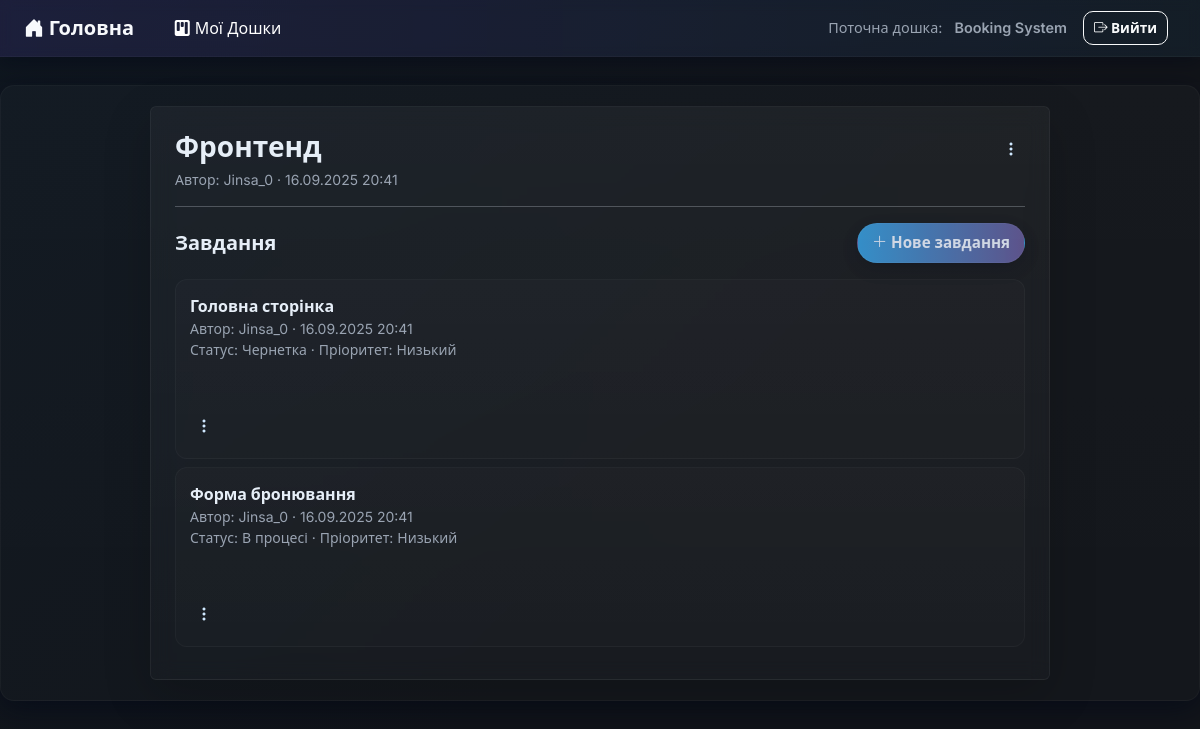
The page /dashboard/5/todolist/7/ (signed in) on the database its author committed.
### task_manager/models.py (models this page shows, shortened)
class Dashboard(models.Model):
    title =  models.CharField(max_length = 200, verbose_name = "Назва")
    description =  models.TextField(verbose_name = "Опис", blank = True)
    created_at = models.DateTimeField(auto_now_add = True)
    created_by = models.ForeignKey(User, on_delete = models.CASCADE, related_name='dashboards', verbose_name = "Автор")
    members = models.ManyToManyField(User, related_name="shared_dashboards", blank=True, verbose_name = "Учасники")
    class Meta:
        verbose_name = "Дошка"
        verbose_name_plural = "Дошки"

class TodoList(models.Model):
    dashboard = models.ForeignKey(Dashboard, on_delete = models.CASCADE, related_name= 'todolists', verbose_name = "Дошка")
    title =  models.CharField(max_length = 200, verbose_name = "Назва")
    description =  models.TextField(verbose_name = "Опис", blank = True)
    created_at = models.DateTimeField(auto_now_add = True)
    important = models.BooleanField(default = False, verbose_name = "Важливість")
    created_by = models.ForeignKey(User, on_delete = models.CASCADE, related_name= 'todolists', verbose_name = "Автор")
    class Meta:
        verbose_name = "Список завдань"
        verbose_name_plural = "Списки завдань"

class Task(models.Model):
    todolist = models.ForeignKey(TodoList, on_delete = models.CASCADE, related_name= 'tasks', verbose_name = "Список завдань")
    title = models.CharField(max_length = 200, verbose_name = "Назва")
    content = models.TextField(verbose_name = "Контент", blank = True)
    status = models.CharField(max_length = 20, verbose_name = "Статус", default = 'draft', choices = [
    ('draft', 'Чернетка'),
    ('in_progress', 'В процесі'),
    ('completed', 'Завершено'),
    ('archived', 'Архів')
    ])
    priority = models.CharField(max_length = 10, verbose_name = "Приорітет", default = 'low', choices = [
    ('low', 'Низький'),
    ('medium', 'Середній'),
    ('high', 'Високий'),
    ('urgent', 'Терміновий')
    ])
    deadline = models.DateField(null=True, blank=True, verbose_name = "Дедлайн")
    created_at = models.DateTimeField(auto_now_add = True, verbose_name = "Створено в")
    updated_at = models.DateTimeField(auto_now = True, verbose_name = "Оновлено в")
    created_by = models.ForeignKey(User, on_delete = models.CASCADE, related_name= 'tasks', verbose_name = "Автор")
    class Meta:
        verbose_name = "Завдання"
        verbose_name_plural = "Завдання"

### task_manager/views.py (the view)
# urls.py: path('dashboard/<int:dashboard_pk>/todolist/<int:todolist_pk>/', TodoListDetailView.as_view(), name = 'todolist_detail'),
class TodoListDetailView(LoginRequiredMixin, TodoListAccessMixin, DetailView):
    model = TodoList
    template_name = 'todolist/todolist_detail.html'
    context_object_name = 'todolist'
    pk_url_kwarg = "todolist_pk"
    def get_context_data(self, **kwargs):
        context = super().get_context_data(**kwargs)
        todolist = self.get_object()
        context['dashboard'] = todolist.dashboard
        context["tasks"] = todolist.tasks.all()
        return context

### task_manager/views.py (called while the page is built)
    def get_queryset(self):
        return Dashboard.objects.filter(
            Q(created_by=self.request.user) | Q(members=self.request.user)
        ).distinct()

    def get_queryset(self):
        return TodoList.objects.filter(
            dashboard__in=DashboardAccessMixin.get_queryset(self)
        ).distinct()

### task_manager/templates/todolist/todolist_detail.html (shortened to what this page needs)
{% extends "base.html" %}
{% block content %}
<div class="auth-card p-4 rounded shadow-lg w-100" style="max-width:900px; margin:auto;">
  <div class="d-flex justify-content-between align-items-start mb-3">
    <div>
      <h3 class="fw-bold mb-1">
        {{ todolist.title }}
      </h3>
      <div class="muted small">
        Автор: {{ todolist.created_by }} · {{ todolist.created_at|date:"d.m.Y H:i" }}
      </div>
    </div>
    <div class="dropdown">
      <button class="action-dot" data-bs-toggle="dropdown">
        <i class="bi bi-three-dots-vertical"></i>
      </button>
    </div>
  </div>
  <hr>
  <div class="d-flex justify-content-between align-items-center mb-3">
    <h5 class="fw-bold mb-0">Завдання</h5>
    <a href="{% url 'task_create' dashboard_pk=todolist.dashboard.pk todolist_pk=todolist.pk %}" class="btn btn-filter">
      <i class="bi bi-plus-lg"></i>&nbsp;Нове завдання
    </a>
  </div>
  {% for task in todolist.tasks.all %}
    <div class="task-card mb-2 d-flex justify-content-between align-items-start">
      <div>
        <a href="{% url 'task_detail' dashboard_pk=todolist.dashboard.pk todolist_pk=todolist.pk task_pk=task.pk %}" class="fw-bold text-reset text-decoration-none">
          {{ task.title }}
        </a>
        <div class="muted small">
          Автор: {{ task.created_by }} · {{ task.created_at|date:"d.m.Y H:i" }}
        </div>
        <div class="muted small">
          Статус: {{ task.get_status_display }} · Пріоритет: {{ task.get_priority_display }}
        </div>
      </div>
      <div class="dropdown">
        <button class="action-dot" data-bs-toggle="dropdown"><i class="bi bi-three-dots-vertical"></i></button>
      </div>
    </div>
  {% empty %}
    <div class="alert alert-info">Завдань поки немає</div>
  {% endfor %}
</div>
{% endblock %}

### task_manager/templates/base.html (shortened to what this page needs)
{% load static %}
<!DOCTYPE html>
<html lang="uk">
<head>
  <link href="https://cdn.jsdelivr.net/npm/bootstrap@5.3.0/dist/css/bootstrap.min.css" rel="stylesheet">
  <link href="https://cdn.jsdelivr.net/npm/bootstrap-icons@1.10.5/font/bootstrap-icons.css" rel="stylesheet">
  <link href="{% static "css/style.css" %}" rel="stylesheet">
</head>
<body>
  <nav class="navbar navbar-expand-lg navbar-app py-2 px-4">
    <a class="navbar-brand fw-bold" href="{% url 'main' %}">
      <i class="bi bi-house-door-fill"></i>&nbsp;Головна
    </a>
    <ul class="navbar-nav ms-3">
      <li class="nav-item">
        <a class="nav-link" style="color: #ffffff;" href="{% url 'dashboard_list' %}">
          <i class="bi bi-kanban-fill"></i>&nbsp;Мої Дошки
        </a>
      </li>
    </ul>
    <div class="ms-auto d-flex align-items-center">
      {% if user.is_authenticated %}
        {% if dashboard %}
          <div class="nav-left-muted d-none d-md-block">Поточна дошка:</div>
          <div class="nav-left-muted d-none d-md-block me-3 fw-semibold">{{ dashboard.title }}</div>
        {% else %}
          <div class="nav-left-muted d-none d-md-block me-3">{{ request.user.username }}</div>
        {% endif %}
        <form method="post" action="{% url 'logout' %}" class="d-inline me-2">
          <button type="submit" class="btn btn-outline-light nav-btn">
            <i class="bi bi-box-arrow-right"></i>&nbsp;Вийти
          </button>
        </form>
      {% endif %}
    </div>
  </nav>
  <main class="app-shell">
    {% block content %}{% endblock %}
  </main>
</body>
</html>

### task_manager/static/css/style.css (style rules this page uses)
:root { --soft-accent-1: rgba(110,98,166,0.9); --soft-accent-2: rgba(61,181,255,0.85); --btn-muted-bg: rgba(255,255,255,0.02); --muted-text: #9aa4b2; --bg-1: #0f1720; --bg-2: #12151a; --panel: rgba(255,255,255,0.04); --glass: rgba(255,255,255,0.04); --accent-1: #7c5cff; --accent-2: #3db5ff; --muted: #9aa4b2; --card-shadow: 0 8px 30px rgba(2,6,23,0.6); --soft-shadow: 0 6px 18px rgba(2,6,23,0.45); }
html, body { height: 100%; margin: 0; font-family: "Inter", system-ui, -apple-system, "Segoe UI", Roboto, "Helvetica Neue", Arial; background: linear-gradient(135deg, var(--bg-1) 0%, var(--bg-2) 60%); color: #e6eef7; -webkit-font-smoothing: antialiased; -moz-osx-font-smoothing: grayscale; }
.navbar-app { background: linear-gradient(90deg, rgba(124,92,255,0.12), rgba(61,181,255,0.06)); backdrop-filter: blur(6px); border-bottom: 1px solid rgba(255,255,255,0.03); box-shadow: 0 4px 18px rgba(2,6,23,0.45); }
.navbar-app .navbar-brand { font-weight: 700; color: #f7f9fc; }
.navbar-app .nav-btn { border-radius: 10px; padding: 6px 10px; font-weight: 600; font-size: 0.85rem; }
.nav-left-muted { color: var(--muted); font-size: 0.9rem; margin-right: 0.75rem; }
.app-shell { max-width: 1200px; margin: 28px auto; padding: 20px; border-radius: 14px; background: linear-gradient(180deg, rgba(255,255,255,0.02), rgba(255,255,255,0.01)); box-shadow: var(--card-shadow); border: 1px solid rgba(255,255,255,0.03); }
.btn-filter { border-radius: 999px; padding: 8px 14px; font-weight: 600; font-size: 0.95rem; color: #eaf2ff; background: linear-gradient(90deg, var(--soft-accent-2) 0%, var(--soft-accent-1) 100%); opacity: 0.88; border: 1px solid rgba(255,255,255,0.04); box-shadow: 0 6px 18px rgba(2,6,23,0.22); transition: transform .08s ease, box-shadow .12s ease, opacity .12s ease; }
.task-card { display: flex; flex-direction: column; background: linear-gradient(180deg, rgba(255,255,255,0.018), rgba(255,255,255,0.01)); border-radius: 12px; padding: 14px; margin-bottom: 14px; min-height: 180px; border: 1px solid rgba(255,255,255,0.03); transition: transform .12s ease, box-shadow .12s ease; }
.action-dot { background: transparent; border: none; color: #cfe8ff; padding: 6px; border-radius: 8px; }
.muted { color: var(--muted); }
.auth-card { background: linear-gradient(180deg, rgba(255,255,255,0.04), rgba(255,255,255,0.02)); border: 1px solid rgba(255,255,255,0.05); backdrop-filter: blur(10px); box-shadow: 0 8px 28px rgba(2,6,23,0.55); }

### rows shown on the page
Dashboard: title "Booking System"
TodoList: title "Фронтенд", created_by "Jinsa_0", created_at "16.09.2025 20:41"
Task: title "Головна сторінка", created_by "Jinsa_0", created_at "16.09.2025 20:41", status "Чернетка", priority "Низький"
Task: title "Форма бронювання", created_by "Jinsa_0", created_at "16.09.2025 20:41", status "В процесі", priority "Низький"
